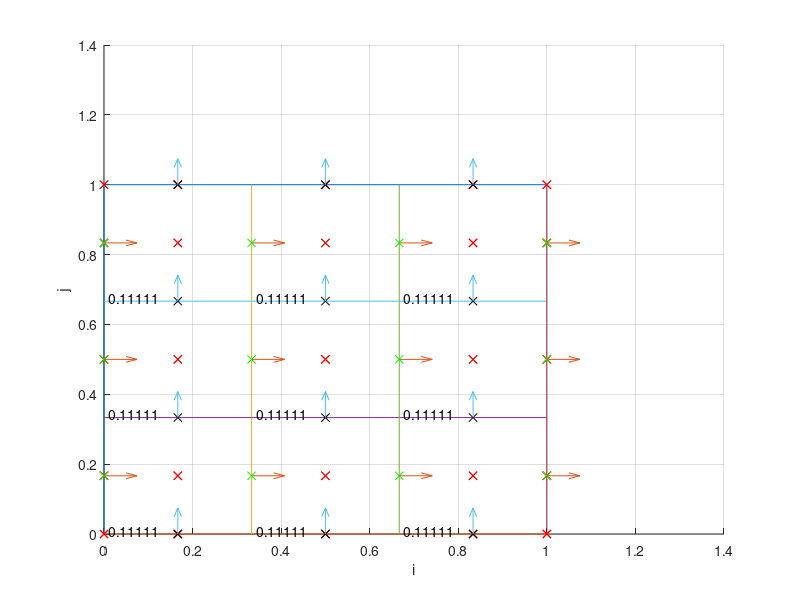
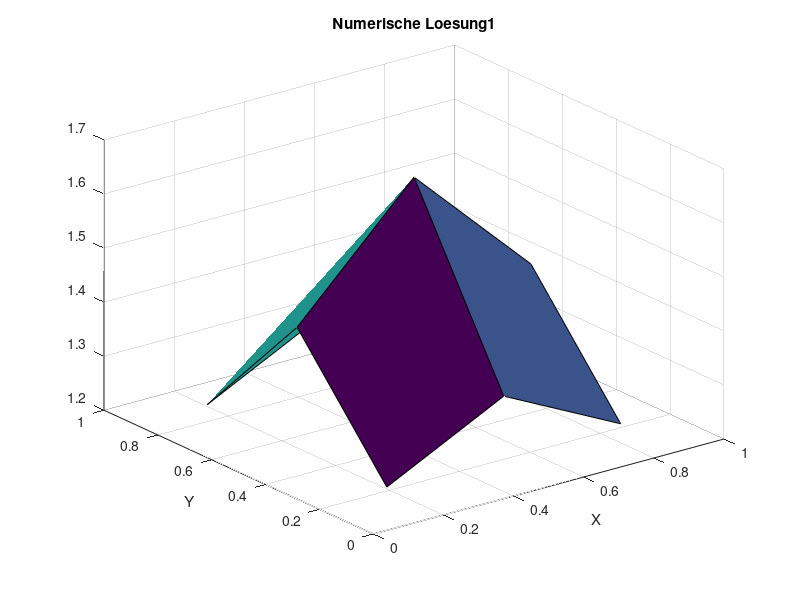

These figures' MATLAB source, in order:
clc
clear all
close all
SOL=@(x,y) sin(pi*x)*sin(pi*y)+1;
MSOL=@(x,y) -2*pi^2*sin(pi*x)*sin(pi*y) ;%+ pi*cos(pi*x)*sin(pi*y) + pi*sin(pi*x)*cos(pi*y);

%SOL=@(x,y) sin(pi*x)*sin(pi*y);
%MSOL=@(x,y) -2*pi^2*sin(pi*x)*sin(pi*y);
DIF=1.0;
XMIN=0.0;
XMAX=1.0;
YMIN=0.0;
YMAX=1.0;
ALPHAX1=0.9;
ALPHAX2=0.8;
ALPHAY1=0.8;
ALPHAY2=0.9;
N=3; % KV's in einer Koordinatenrichtung, macht N^2 KV gesamt
NN=N*N;

% Randwerte
X = zeros(N+1);
for I=1:N+1
  %X1 = XMIN + (ALPHAX1^(I-1)-1)/(ALPHAX1^N-1)*(XMAX-XMIN);
  %X2 = XMIN + (ALPHAX2^(I-1)-1)/(ALPHAX2^N-1)*(XMAX-XMIN);
  %X(I,:) = linspace(X1, X2, N+1);
  X(:,I)=linspace(XMIN,XMAX,N+1);
end

Y = zeros(N+1);
for I=1:N+1
  %Y1 = YMIN + (ALPHAY1^(I-1)-1)/(ALPHAY1^N-1)*(YMAX-YMIN);
  %Y2 = YMIN + (ALPHAY2^(I-1)-1)/(ALPHAY2^N-1)*(YMAX-YMIN);
  %Y(:,I) = linspace(Y1,Y2,N+1);
  Y(I,:) = linspace(YMIN,YMAX,N+1);
end

% plot mesh
figure(1);
hold on;
grid on;
xlabel('i');
ylabel('j');
for I=1:N+1
  plot(X(I,:), Y(I,:));
  plot(X(:,I), Y(:,I));
end

% cell middle points
XM=zeros(N);
for I=1:N
  for J=1:N
    XM(I,J) = (X(I,J)+X(I+1,J)+X(I,J+1)+X(I+1,J+1))/4;
  end
end
YM=zeros(N);
for I=1:N
  for J=1:N
    YM(I,J) = (Y(I,J)+Y(I+1,J)+Y(I,J+1)+Y(I+1,J+1))/4;
  end
end

%for I=1:N
  %plot(XM(I,:), YM(I,:),'rx');
  %plot(XM(:,I), YM(:,I),'rx');
%end

XMR=zeros(N+2);
XMR(2:N+1,2:N+1) = XM;
XMR(1,:) = XMIN*ones(1,N+2);
XMR(N+2,:) = XMAX*ones(1,N+2);
for I=1:N
    XMR(I+1,1) = (X(I,1)+X(I+1,1))/2;
end
for I=1:N
    XMR(I+1,N+2) = (X(I,N+1)+X(I+1,N+1))/2;
end

YMR=zeros(N+2);
YMR(2:N+1,2:N+1) = YM;
YMR(:,1) = YMIN*ones(N+2,1);
YMR(:,N+2) = YMAX*ones(N+2,1);
for J=1:N
    YMR(1,J+1) = (Y(1,J)+Y(1,J+1))/2;
end
for J=1:N
    YMR(N+2,J+1) = (Y(N+1,J)+Y(N+1,J+1))/2;
end

for I=1:N+2
  plot(XMR(I,:), YMR(I,:),'rx');
  plot(XMR(:,I), YMR(:,I),'rx');
end

% metrics
MXXIH =zeros(N+1,N);
MXETAH=zeros(N+1,N);
MYXIH =zeros(N+1,N);
MYETAH=zeros(N+1,N);

MXXIV =zeros(N,N+1);
MXETAV=zeros(N,N+1);
MYXIV =zeros(N,N+1);
MYETAV=zeros(N,N+1);

for I=1:N+1
  for J=1:N
    X1=XMR(I,J+1);
    X2=XMR(I+1,J+1);
    Y1=YMR(I,J+1);
    Y2=YMR(I+1,J+1);

    XN=X(I,J+1);
    YN=Y(I,J+1);
    XS=X(I,J);
    YS=Y(I,J);

    NORM=sqrt((X2-X1)^2 + (Y2-Y1)^2);
    MXXIH(I,J)=(X2-X1)/NORM;
    MYXIH(I,J)=(Y2-Y1)/NORM;

    DS=sqrt((XN-XS)^2+(YN-YS)^2);
    MXETAH(I,J)=(XN-XS)/DS;
    MYETAH(I,J)=(YN-YS)/DS;
  end
end
for I=1:N
  for J=1:N+1
    X1=XMR(I+1,J);
    X2=XMR(I+1,J+1);
    Y1=YMR(I+1,J);
    Y2=YMR(I+1,J+1);

    XE=X(I+1,J);
    YE=Y(I+1,J);
    XW=X(I,J);
    YW=Y(I,J);

    NORM=sqrt((X2-X1)^2 + (Y2-Y1)^2);
    MXETAV(I,J)=(X2-X1)/NORM;
    MYETAV(I,J)=(Y2-Y1)/NORM;

    DS=sqrt((XE-XW)^2+(YE-YW)^2);
    MXXIV(I,J)=(XE-XW)/DS;
    MYXIV(I,J)=(YE-YW)/DS;
  end
end

% cell face centers
% north-south sides
XCV=zeros(N,N+1);
YCV=zeros(N,N+1);
YCV(:,N+1)=Y(1:N,N+1);
for I=1:N
  for J=1:N+1
    XCV(I,J) = (X(I,J)+X(I+1,J))/2;
    YCV(I,J) = (Y(I,J)+Y(I+1,J))/2;
  end
end
for I=1:N+1
  plot(XCV(:,I), YCV(:,I),'kx');
end

% east-west sides
XCH=zeros(N+1,N);
XCH(N+1,:)=X(N+1,1:N);
YCH=zeros(N+1,N);
for I=1:N+1
  for J=1:N
    XCH(I,J) = (X(I,J)+X(I,J+1))/2;
    YCH(I,J) = (Y(I,J)+Y(I,J+1))/2;
  end
end
for I=1:N+1
  plot(XCH(I,:), YCH(I,:),'gx');
end

%% normal vectors
DXH = zeros(N+1,N);
DYH = zeros(N+1, N);
LENGTHH = zeros(N+1, N);
NVHX = zeros(N+1,N);
NVHY = zeros(N+1,N);
for I=1:N+1
  for J=1:N
    DX = X(I,J+1)-X(I,J);
    DY = Y(I,J+1)-Y(I,J);

    NORM = sqrt(DX^2 + DY^2);
    NVHX(I,J) = DY/NORM;
    NVHY(I,J) = -DX/NORM;

    DXH(I,J)=DX;
    DYH(I,J)=DY;
    LENGTHH(I,J)=NORM;
  end
end
quiver(XCH, YCH, NVHX, NVHY, 0.2);

DXV = zeros(N,N+1);
DYV = zeros(N,N+1);
LENGTHV = zeros(N,N+1);
NVVX = zeros(N,N+1);
NVVY = zeros(N,N+1);
for I=1:N
  for J=1:N+1
    DX = X(I+1,J)-X(I,J);
    DY = Y(I+1,J)-Y(I,J);

    NORM = sqrt(DX^2 + DY^2);
    NVVX(I,J) = -DY/NORM;
    NVVY(I,J) = DX/NORM;

    DXV(I,J)=DX;
    DYV(I,J)=DY;
    LENGTHV(I,J)=NORM;
  end
end
quiver(XCV, YCV, NVVX, NVVY, 0.2);

DMH=zeros(N+1,J);
MJH=zeros(N+1,N);
for I=1:N+1
  for J=1:N
    X1=XMR(I,J+1);
    X2=XMR(I+1,J+1);
    Y1=YMR(I,J+1);
    Y2=YMR(I+1,J+1);

    NORM=sqrt((X2-X1)^2 + (Y2-Y1)^2);
    DMH(I,J)=NORM;

    XN=X(I,J+1);
    YN=Y(I,J+1);
    XS=X(I,J);
    YS=Y(I,J);

    TOP = (X2-X1)*(YN-YS) - (Y2-Y1)*(XN-XS);

    MJH(I,J) = TOP / (NORM * LENGTHH(I,J));
  end
end
DMV=zeros(N,N+1);
MJV=zeros(N,N+1);
for I=1:N
  for J=1:N+1
    X1=XMR(I+1,J);
    X2=XMR(I+1,J+1);
    Y1=YMR(I+1,J);
    Y2=YMR(I+1,J+1);

    NORM=sqrt((X2-X1)^2 + (Y2-Y1)^2);
    DMV(I,J)=NORM;

    XE=X(I+1,J);
    YE=Y(I+1,J);
    XW=X(I,J);
    YW=Y(I,J);

    TOP=(XE-XW)*(Y2-Y1) - (YE-YW)*(X2-X1);

    MJV(I,J) = TOP / (NORM * LENGTHV(I,J));
  end
end

% cell volume
V=zeros(N);
for I=1:N
  for J=1:N
    Xne = X(I+1,J+1);
    Xnw = X(I,J+1);
    Xsw = X(I,J);
    Xse = X(I+1,J);

    Yne = Y(I+1,J+1);
    Ynw = Y(I,J+1);
    Ysw = Y(I,J);
    Yse = Y(I+1,J);

    V(I,J) = 0.5*abs((Xse-Xnw)*(Yne-Ysw) - (Xne-Xsw)*(Yse-Ynw));
    text(X(I,J)+0.01,Ysw+0.01,num2str(V(I,J)));
  end
end
%NDIVS = 3;
%% N halbieren
%for j=1:NDIVS
%idx =1;
%X2=0;
%for i=1:length(X)+1
  %if mod(i, 2)==1
    %X2(idx)=X(i);
    %idx=idx+1;
  %end
%end
%X=X2;
%N=length(X)-1;
%end

%for j=1:NDIVS
%idx =1;
%Y2=0;
%for i=1:length(Y)+1
  %if mod(i, 2)==1
    %Y2(idx)=Y(i);
    %idx=idx+1;
  %end
%end
%Y=Y2;
%N=length(Y)-1;
%end
%NN=N*N;

%XC = (X(1:N)+X(2:N+1))/2;
%YC = (Y(1:N)+Y(2:N+1))/2;
%XCR = [XMIN, XC, XMAX];
%YCR = [YMIN, YC, YMAX];

%%%% ANALYTISCHE LÖSUNG
%TA = zeros(N, N);
%for I=1:N
  %for J=1:N
    %TA(I, J)=SOL(XM(I,J), YM(I,J));
  %end
%end

%hold off;
%figure(2)
%surf(XM, YM, TA');
%title('Analytische Loesung')
%xlabel('X')
%ylabel('Y')

%%%% FVM Lösung

%% Randbedingungen
RB=zeros(N+2);
for I=1:N+2
  for J=1:N+2
    RB(I,J) = SOL(XMR(I,J),YMR(I,J));
  end
end
RB(2:N+1,2:N+1) = zeros(N);

%%% Koeffizienten speichern
AP = zeros(N);
AE = zeros(N);
AN = zeros(N);
AW = zeros(N);
AS = zeros(N);
ANE= zeros(N);
ANW= zeros(N);
ASE= zeros(N);
ASW= zeros(N);
for I=1:N
  for J=1:N
    % normal terms, orth grid
    PDE = MYETAH(I+1,J)*NVHX(I+1,J) - MXETAH(I+1,J)*NVHY(I+1,J);
    PDW = MYETAH(I,J)*NVHX(I,J) - MXETAH(I,J)*NVHY(I,J);

    PDN = MXXIV(I,J+1)*NVVY(I,J+1) - MYXIV(I,J+1)*NVVX(I,J+1);
    PDS = MXXIV(I,J)*NVVY(I,J) - MYXIV(I,J)*NVVX(I,J);

    AE(I,J) = DIF*LENGTHH(I+1,J) * PDE/MJH(I+1,J)/DMH(I+1,J);
    AW(I,J) = DIF*LENGTHH(I,J) * PDW/MJH(I,J)/DMH(I,J);
    AN(I,J) = DIF*LENGTHV(I,J+1) * PDN/MJV(I,J+1)/DMV(I,J+1);
    AS(I,J) = DIF*LENGTHV(I,J) * PDS/MJV(I,J)/DMV(I,J);

    AP(I,J) = -AE(I,J)-AN(I,J)-AW(I,J)-AS(I,J);

    % terms from unorthogonal grid
    PDE2 = MXXIH(I+1,J)*NVHY(I+1,J) - MYXIH(I+1,J)*NVHX(I+1,J);
    PDW2 = MXXIH(I,J)*NVHY(I,J) - MYXIH(I,J)*NVHX(I,J);

    PDN2 = MYETAV(I,J+1)*NVVX(I,J+1) - MXETAV(I,J+1)*NVVY(I,J+1);
    PDS2 = MYETAV(I,J)*NVVX(I,J) - MXETAV(I,J)*NVVY(I,J);

    % east
    PDE3 = (DIF*LENGTHH(I+1,J)*PDE2/MJH(I+1,J)/LENGTHH(I+1,J))/4;
    AN(I,J) = AN(I,J) + PDE3;
    ANE(I,J) = PDE3;
    AS(I,J) = AS(I,J) - PDE3;
    ASE(I,J) = -PDE3;

    % west
    PDW3 = (DIF*LENGTHH(I,J)*PDW2/MJH(I,J)/LENGTHH(I,J))/4;
    AN(I,J) = AN(I,J) + PDW3;
    ANW(I,J) = PDW3;
    AS(I,J) = AS(I,J) - PDW3;
    ASW(I,J) = -PDW3;

    % north
    PDN3 = (DIF*LENGTHV(I,J+1)*PDN2/MJV(I,J+1)/LENGTHV(I,J+1))/4;
    AE(I,J)  = AE(I,J) + PDN3;
    ANE(I,J) = ANE(I,J)+ PDN3;
    AW(I,J)  = AW(I,J) - PDN3;
    ANW(I,J) = ANW(I,J)- PDN3;

    % south
    PDS3 = (DIF*LENGTHV(I,J)*PDS2/MJV(I,J)/LENGTHV(I,J))/4;
    AE(I,J)  = AE(I,J) + PDS3;
    ASE(I,J) = ASE(I,J)+ PDS3;
    AW(I,J)  = AW(I,J) - PDS3;
    ASW(I,J) = ASW(I,J)- PDS3;
  end
end

%% Gesamtgleichungssystem aufstellen
A = zeros(NN);
b = zeros(NN, 1);

for J=1:N
  for I=1:N
    IDX = (J-1)*N + I;

    b(IDX) = MSOL(XM(I),YM(J))*V(I,J);

    % Hauptdiagonale
    A(IDX, IDX) = AP(I,J);

    % Westliche Nebendiagonale
    if mod(IDX,N)==1
      b(IDX) = b(IDX)-AW(I,J)*RB(1,J+1);
    else
      A(IDX, IDX-1) = AW(I,J);
    end

    % Östliche Nebendiagonale
    if mod(IDX,N)==0
      b(IDX) = b(IDX)-AE(I,J)*RB(N+2,J+1);
    else
      A(IDX, IDX+1) = AE(I,J);
    end

    % Nördliche Nebendiagonale
    if IDX > NN-N
      b(IDX) = b(IDX)-AN(I,J)*RB(I+1,N+2);
    else
      A(IDX, IDX+N) = AN(I,J);
    end

    % Südliche Nebendiagonale
    if IDX <= N
      b(IDX) = b(IDX)-AS(I,J)*RB(I+1,1);
    else
      A(IDX, IDX-N) = AS(I,J);
    end

    % non-orthogonal factors
    % south-west
    if mod(IDX,N)==1 | IDX <= N
      b(IDX) = b(IDX)-ASW(I,J)*RB(I,J);
    else
      A(IDX,IDX-N-1) = ASW(I,J);
    end

    % north-west
    if mod(IDX,N)==1 | IDX > NN-N
      b(IDX) = b(IDX)-ANW(I,J)*RB(I,J+2);
    else
      A(IDX,IDX+N-1) = ANW(I,J);
    end

    % south-east
    if mod(IDX,N)==0 | IDX <= N
      b(IDX) = b(IDX)-ASE(I,J)*RB(I+2,J);
    else
      A(IDX,IDX-N+1) = ASE(I,J);
    end

    % north-east
    if mod(IDX,N)==0 | IDX > NN-N
      b(IDX) = b(IDX)-ANE(I,J)*RB(I+2,J+2);
    else
      A(IDX,IDX+N+1) = ANE(I,J);
    end
  end
end

t=A\b;
T=reshape(t,N,N);

% mit Randwerten
T2 = RB;
T2(2:N+1,2:N+1) = T;

figure(2)
surf(XM, YM, T');
title('Numerische Loesung1');
xlabel('X')
ylabel('Y')


%%%% Lösungsfehler berechnen
%SERR=0.0;
%ERR=zeros(N);
%for I=1:N
  %for J=1:N
    %ERR(I,J)=T(I, J)-TA(I, J);
    %SERR=SERR+ERR(I,J)^2;
  %end
%end
%SERR=sqrt(SERR/NN);

%figure(3)
%surf(XC, YC, ERR');
%title('Loesungsfehler')

%fprintf('Summierter Fehler %16.10e NN=%g\n', SERR, NN);

%%%% ORDNUNG  BESTIMMEN
%ERR5=6.5277704659e-02;
%ERR10=1.0773515741e-02;
%ERR20=2.2555829695e-03;
%ERR40=5.4229194964e-04;
%op=log((ERR5)/(ERR10))/log(2);
%fprintf('Ordnung des Verfahrens %16.10e \n',op  );
%op=log((ERR10)/(ERR20))/log(2);
%fprintf('Ordnung des Verfahrens %16.10e \n',op  );
%op=log((ERR20)/(ERR40))/log(2);
%fprintf('Ordnung des Verfahrens %16.10e \n',op  );



%%%% RESIDUUM BERECHNEN
%s=zeros(N);
%for I=1:N
  %for J=1:N
    %s(I, J)=SOL(XC(I), YC(J));
  %end
%end

%s=reshape(s, NN, 1);

%RES=A*s-b;

%RES2 = reshape(RES, N, N);

%figure(4)
%surf(XC, YC, RES2');

%xlabel('XC')
%ylabel('YC')
%zlabel('RES')
%title('Residuum')

%%%% Truncation Error berechnen

%% b ohne Randwerte
%TERR=zeros(N);
%b=zeros(N);
%for I=1:N
  %for J=1:N
    %DX = X(I+1)-X(I);
    %DY = Y(J+1)-Y(J);
    %b(I,J) = MSOL(XC(I),YC(J))*DX*DY;
  %end
%end

%for I=3:N-2
  %for J=3:N-2
    %% benötigte Werte zwischenspeichern
    %XEE=XCR(I+3);
    %XE=XCR(I+2);
    %XP=XCR(I+1);
    %XW=XCR(I);
    %XWW=XCR(I-1);
    %Xe=X(I+1);
    %Xee=X(I+2);
    %Xw=X(I);
    %Xww=X(I-1);

    %DX = Xe-Xw;

    %YNN=YCR(J+3);
    %YN=YCR(J+2);
    %YP=YCR(J+1);
    %YS=YCR(J);
    %YSS=YCR(J-1);
    %Yn=Y(J+1);
    %Ynn=Y(J+2);
    %Ys=Y(J);
    %Yss=Y(J-1);

    %DY = Yn-Ys;

    %fE=b(I+1,J);
    %fP=b(I,J);
    %fW=b(I-1,J);
    %fN=b(I,J+1);
    %fS=b(I,J-1);

    %TEE=T(I+2,J);
    %TE=T(I+1,J);
    %TP=T(I,J);
    %TW=T(I-1,J);
    %TWW=T(I-2,J);
    %TN=T(I,J+1);
    %TNN=T(I,J+2);
    %TS=T(I,J-1);
    %TSS=T(I,J-2);


    %DX = X(I+1)-X(I);
    %DY = Y(J+1)-Y(J);

    %% Source Term
    %TERRSO = 1/2*((fE-fP)/((XE-XP)*DX) - (fP-fW)/((XP-XW)*DX))...
           %* ((Xe-XP)^3 - (Xw-XP)^3)/3*DY...
          %+ 1/2*((fN-fP)/((YN-YP)*DY) - (fP-fS)/((YP-YS)*DY))...
           %* ((Yn-YP)^3 - (Ys-YP)^3)/3*DX;

    %TERRE = 1/(2*(XE-XP))*((TEE-TP)/(XEE-XP)-(TE-TW)/(XE-XW))...
      %* (((XP-Xe)^2-(XE-Xe)^2)/(XE-XP))...
      %+ (1/(Xee-Xe)*((TEE-TE)/(XEE-XE)-(TE-TP)/(XE-XP)) - 1/(Xe-Xw)*((TE-TP)/(XE-XP)-(TP-TW)/(XP-XW)))...
      %* 1/(6*(XE-XP))*(((XP-Xe)^3-(XE-Xe)^3)/(XE-XP));

    %TERRW = 1/(2*(XP-XW))*((TE-TW)/(XE-XW)-(TP-TWW)/(XP-XWW))...
      %* (((XW-Xw)^2-(XP-Xw)^2)/(XP-XW))...
      %+ (1/(Xe-Xw)*((TE-TP)/(XE-XP)-(TP-TW)/(XP-XW)) - 1/(Xw-Xww)*((TP-TW)/(XP-XW)-(TW-TWW)/(XW-XWW)))...
      %* 1/(6*(XP-XW))*(((XW-Xw)^3-(XP-Xw)^3)/(XP-XW));

    %TERRN = 1/(2*(YN-YP))*((TNN-TP)/(YNN-YP)-(TN-TS)/(YN-YS))...
      %* (((YP-Yn)^2-(YN-Yn)^2)/(YN-YP))...
      %+ (1/(Ynn-Yn)*((TNN-TN)/(YNN-YN)-(TN-TP)/(YN-YP)) - 1/(Yn-Ys)*((TN-TP)/(YN-YP)-(TP-TS)/(YP-YS)))...
      %* 1/(6*(YN-YP))*(((YP-Yn)^3-(YN-Yn)^3)/(YN-YP));

    %TERRS = 1/(2*(YP-YS))*((TN-TS)/(YN-YS)-(TP-TSS)/(YP-YSS))...
      %* (((YS-Ys)^2-(YP-Ys)^2)/(YP-YS))...
      %+ (1/(Yn-Ys)*((TN-TP)/(YN-YP)-(TP-TS)/(YP-YS)) - 1/(Ys-Yss)*((TP-TS)/(YP-YS)-(TS-TSS)/(YS-YSS)))...
      %* 1/(6*(YP-YS))*(((YS-Ys)^3-(YP-Ys)^3)/(YP-YS));

    %TERR(I,J) = TERRSO - TERRE + TERRW - TERRN + TERRS;
  %end
%end

%figure(5)

%surf(XC, YC, TERR');
%title('TE');


%RESTE = RES2-TERR;
%figure(6)
%surf(XC(3:N-2), YC(3:N-2), RESTE(3:N-2, 3:N-2)');
%title('RES-TE');
